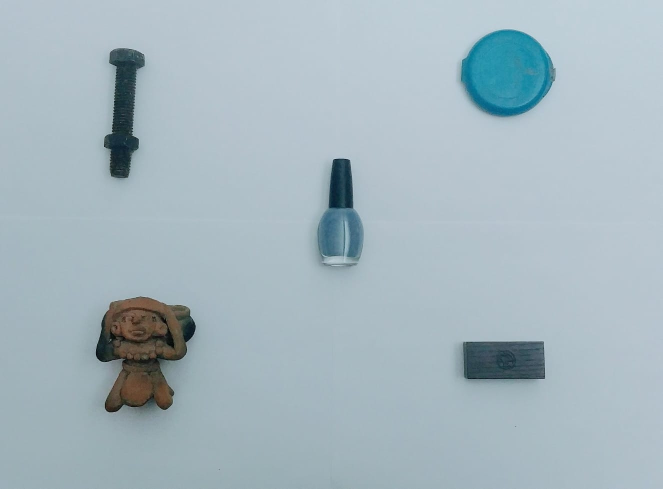
#> input picture Procesamiento de Imagenes/IndividualIdentification/Im3-1.jpeg, 1325 x 977 px (shown at 1/2 size)
$ python MountainIdentification.py
#> lines starting #> are read from the running program, lines starting #| are printed output that depends on the picture; after the words box and inside, x2 and y2 are one past the last pixel; in counts of white or black regions, pixels touching at a corner belong together
from math import dist

import numpy as np
from matplotlib import pyplot as plt
from skimage import io
from skimage.color import rgb2gray
from skimage.transform import resize

original = io.imread('Im3-1.jpeg')  # Obtencion de imagen a analizar
#> original is the input picture: shape (977, 1325, 3); mean R, G, B 165.2, 182.5, 190.7
original = resize(original, (480, 640), anti_aliasing=True)  # Redimesionamiento de la imagen
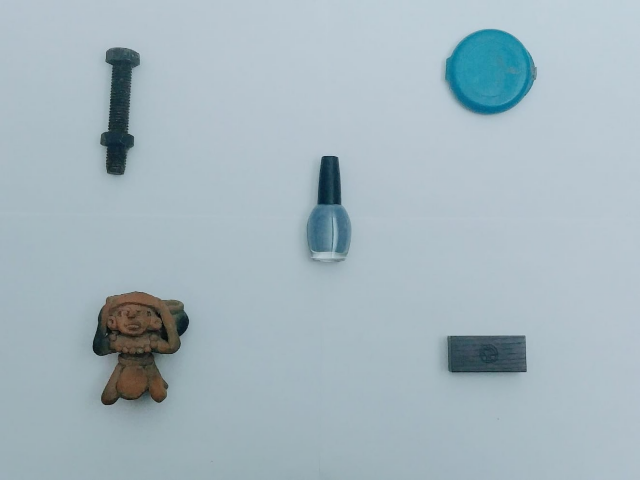
#> original: shape (480, 640, 3) float64; mean R, G, B 0.648, 0.716, 0.748
plt.figure(num=1)
plt.imshow(original)
plt.show()
img = rgb2gray(original)  # Conversion de la imagen a escala de grises
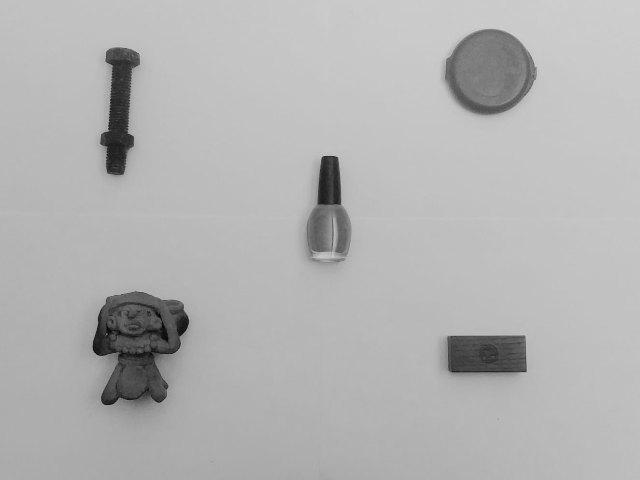
#> img: shape (480, 640) float64; min 0.0236, max 0.81, mean 0.704
original = np.array(original)
plt.figure(num=2)
plt.imshow(img, cmap=plt.cm.gray)
plt.show()
binarize = img < 0.63  # Ajuste de umbral para la imagen binarizada
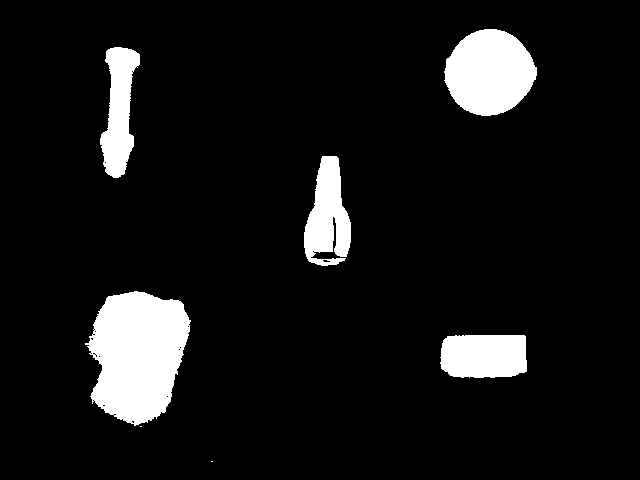
#> binarize: shape (480, 640) bool; 8.5% white; 7 white regions (2 under 20 px), largest, box (x1, y1, x2, y2) and area: (85, 291, 191, 426) 10213, (444, 29, 537, 116) 6039, (440, 335, 527, 378) 3463, (304, 156, 351, 266) 3362, (100, 47, 140, 178) 3170
plt.figure(num=3)
plt.imshow(binarize, cmap=plt.cm.gray)
plt.show()
x = []
for yindex in range(binarize.shape[0]):
    for xindex in range(binarize.shape[1]):
        if binarize[yindex, xindex]:
            x.append([xindex, yindex])
x = np.array(x)
C = np.arange(0, 480, 96)  # Enrejado para la altura de la imagen
F = np.arange(0, 640, 128)  # Enrejado para el largo de la imagen
alpha = .0095  # Definicion de las variable ajustadoras
beta = .0095
M = np.zeros(shape=(C.shape[0], F.shape[0]))  # Matriz principal
for yindex in range(C.shape[0]):
    for xindex in range(F.shape[0]):
        for zindex in range(x.shape[0]):
            d = np.sqrt(((x[zindex, 0] - F[xindex]) ** 2) + (
                    (x[zindex, 1] - C[yindex]) ** 2))  # distancia euclidiana de punto con los vertices de la reja
            M[yindex, xindex] += np.exp(-alpha * d)  # Primeras montañas con respecto a las posiciones del enrejado
plotx, ploty = np.meshgrid(F, C)  # Enrejado ajustado para ploteo
plt.figure(num=4)
ax = plt.axes(projection='3d')
ax.plot_surface(plotx, ploty, M,
                cmap='viridis')  # Ploteo de la priomera montaña
ax.grid(True)
plt.title("Montaña 1")
plt.show()
k = 0  # Cantidad de clusteres
M2 = np.zeros(shape=M.shape)  # Matriz ajustable para montañas
MAc = []
pfc = list()
delta = [0]
c0 = list()
c = []
while delta[k] < 8:
    c.append(np.amax(M))
    for yindex in range(C.shape[0]):
        for xindex in range(F.shape[0]):
            if M[yindex, xindex] == c[k]:
                pfc.append((xindex, yindex))  # Posicion de la maxima montaña de M
                break
    for yindex in range(C.shape[0]):
        for xindex in range(F.shape[0]):
            g = 0
            for zindex in range(k + 1):
                dc = np.sqrt(((F[pfc[zindex][0]] - F[xindex]) ** 2) + (
                        (F[pfc[zindex][1]] - C[yindex]) ** 2))  # Distancia euclidiana
                g += np.exp(-beta * dc)
            val = M[yindex, xindex] - M[pfc[k][1], pfc[k][0]] * g
            if val >= 0:  # validacion para evitar numeros negativos
                M2[yindex, xindex] = val
            else:
                M2[yindex, xindex] = 0
    MAc.append(np.copy(M2))  # Agregado de nueva matriz con montaña unica
    delta.append(c[0] / np.amax(M2))  # Control de flujo de las figuras encontradas
    M = np.copy(M2)
    c0.append((F[pfc[k][0]], C[pfc[k][1]]))  # Ubicacion de los clusteres uniciales para Jang
    k += 1
#> after the loop, delta = [0, 1.28, 1.5, 2.84, 4.22, 7.59, 29.27]; k = 6
c0 = set(c0)
c0 = np.array([list(x) for x in c0])
plt.figure(num=5)
plt.scatter(x.T[0], 479 - x.T[1], s=10)  # PLoteo de los objetos con sus posibles clusteres
plt.scatter(c0.T[0], 479 - c0.T[1], s=40, marker="D")
plt.grid(linewidth=1)
plt.show()
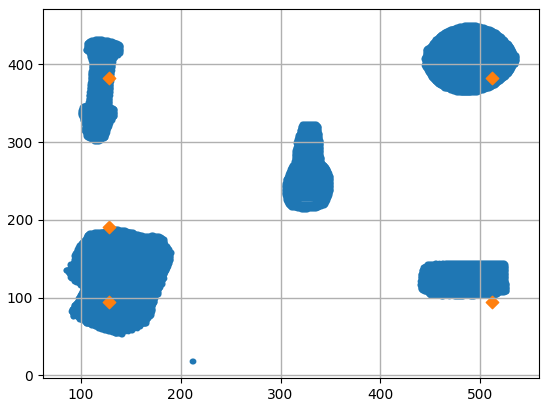
#> figure drawn by matplotlib, 1 panel
for xindex in range(len(c0) - 1):
    plt.figure(num=(6 + xindex))
    ax = plt.axes(projection='3d')
    ax.plot_surface(plotx, ploty, MAc[xindex], cmap='viridis')  # Ploteo de las montañas de los posibles objetos
    ax.grid(True)
    plt.title("Montaña {}".format(xindex + 2))
    plt.show()
#> this loop made 4 passes
#> pass 1, `plt.show()`:
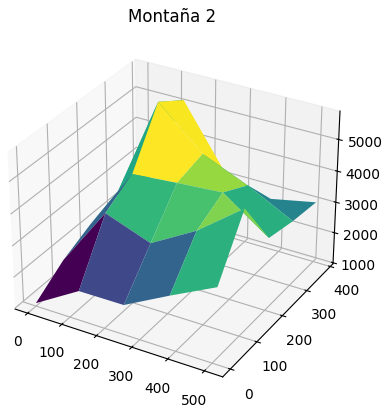
#> figure drawn by matplotlib, 1 panel

U = np.zeros(shape=(c0.shape[0], x.shape[0]))
U0 = np.zeros(shape=(c0.shape[0], x.shape[0]))
# K-Means para clusteres iniciales
while True:
    for i in range(U.shape[0]):
        for j in range(U.shape[1]):
            flag = 0
            for k in range(c0.shape[0]):
                if i != k:
                    if dist(x[j], c0[i]) ** 2 <= dist(x[j], c0[k]) ** 2:
                        flag = 1
                    else:
                        flag = 0
                        break
            U[i, j] = flag
    G = np.zeros(U.shape[0])
    for uindex, uvalues in enumerate(U):
        G[uindex] = np.sum(uvalues)
    for uindex, uvalue in enumerate(U):
        c0[uindex] = np.sum(x.T * uvalue, axis=1) / G[uindex]
    if (np.array_equal(U0, U)):
        break
    else:
        U0 = U
        U = np.zeros(shape=(c0.shape[0], x.shape[0]))

objects = []
clusters = []
plt.figure()
for index in range(c0.shape[0]):
    clusters.append(x.T * U[index])  # Conjunto de datos con clusteres finales
    plt.scatter(clusters[index][0], 479 - clusters[index][1], s=10)
    objects.append("Objeto {}".format(index))
plt.legend(objects)
plt.scatter(c0.T[0], 479 - c0.T[1], s=40, marker="D")  # Clusteres finales por objeto
plt.title("Jang")
plt.show()
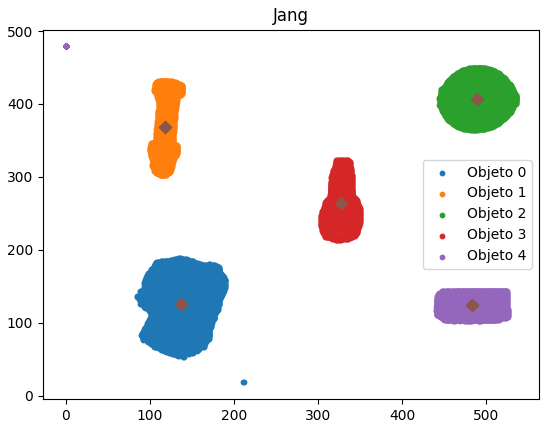
#> figure drawn by matplotlib, 1 panel
while True:
    option = int(input("Que objeto desea visualizar?"))
#> the answer given: 1
    if option > c0.shape[0] or option < 0:
        conti = input("Ingreso un valor incorrecto, desea volver a intenrarlo? S/N")
        if conti == "S":
            break
        else:
            continue
    im = np.zeros(shape=original.shape)
    for cord in clusters[option].T:
        im[int(cord[1]), int(cord[0])] = original[int(cord[1]), int(cord[0])]  # Imagen de objeto seleccionado unico
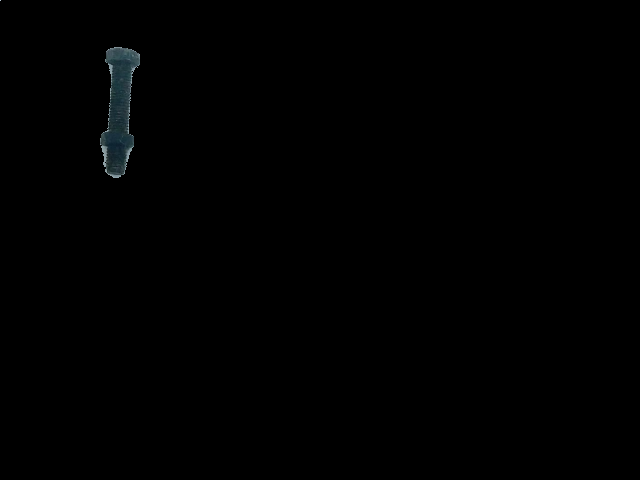
#> im: shape (480, 640, 3) float64; mean R, G, B 0.00199, 0.00283, 0.00309
    plt.figure()
    plt.imshow(im)
    plt.show()
#> (the run stopped early here; a loop or call above may not have finished)

$ run again, with Procesamiento de Imagenes/IndividualIdentification/Im1-2.jpeg copied over Procesamiento de Imagenes/IndividualIdentification/Im3-1.jpeg
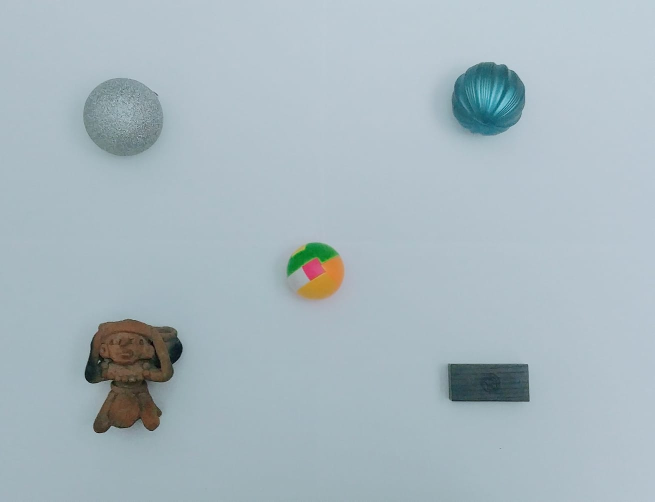
#> input picture Procesamiento de Imagenes/IndividualIdentification/Im1-2.jpeg, 1310 x 1003 px (shown at 1/2 size)
#> original is the input picture: shape (1003, 1310, 3); mean R, G, B 168.6, 184.3, 191.5
#> original: shape (480, 640, 3) float64
#> `binarize = img < 0.63`:
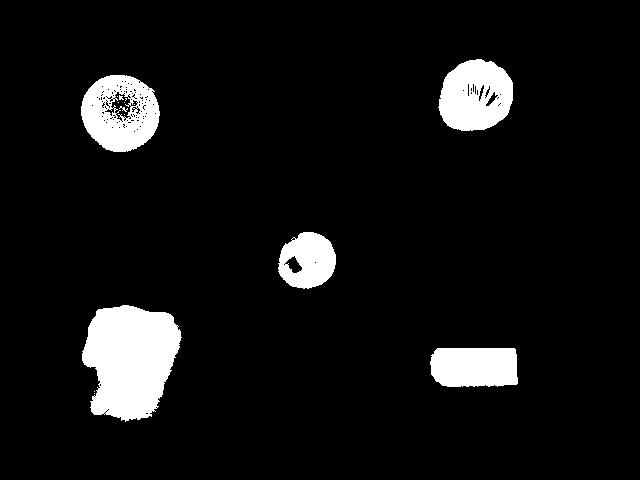
#> binarize: shape (480, 640) bool; 7.3% white; 15 white regions (9 under 20 px), largest, box (x1, y1, x2, y2) and area: (82, 305, 182, 422) 8526, (81, 75, 160, 152) 4164, (438, 59, 513, 131) 4090, (430, 348, 518, 387) 3195, (278, 232, 336, 289) 2392, (119, 106, 128, 112) 20
#> after the loop `for cord in clusters[option].T:`:
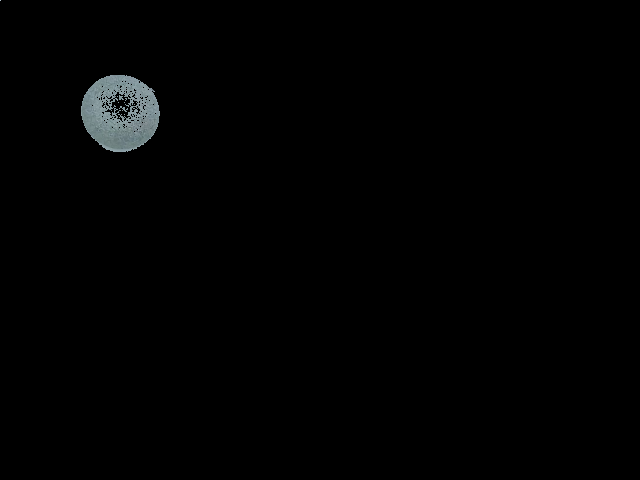
#> im: shape (480, 640, 3) float64; mean R, G, B 0.00675, 0.00776, 0.00794

$ run again, with Procesamiento de Imagenes/IndividualIdentification/Im2-2.jpeg copied over Procesamiento de Imagenes/IndividualIdentification/Im3-1.jpeg
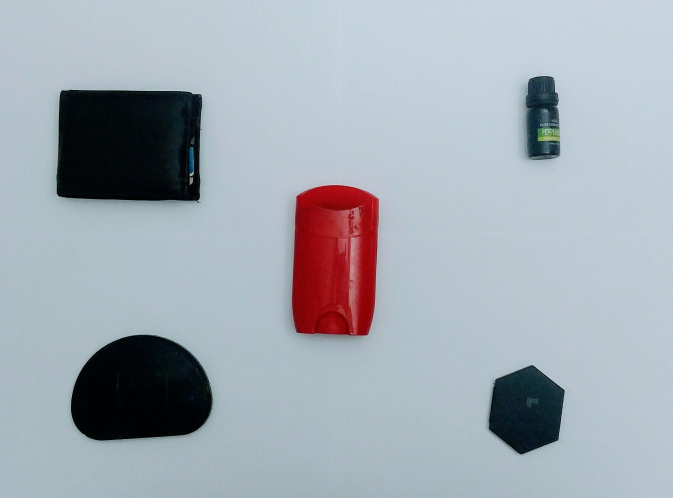
#> input picture Procesamiento de Imagenes/IndividualIdentification/Im2-2.jpeg, 1345 x 995 px (shown at 1/2 size)
#> original is the input picture: shape (995, 1345, 3); mean R, G, B 161.9, 170.9, 178.6
#> original: shape (480, 640, 3) float64
#> `binarize = img < 0.63`:
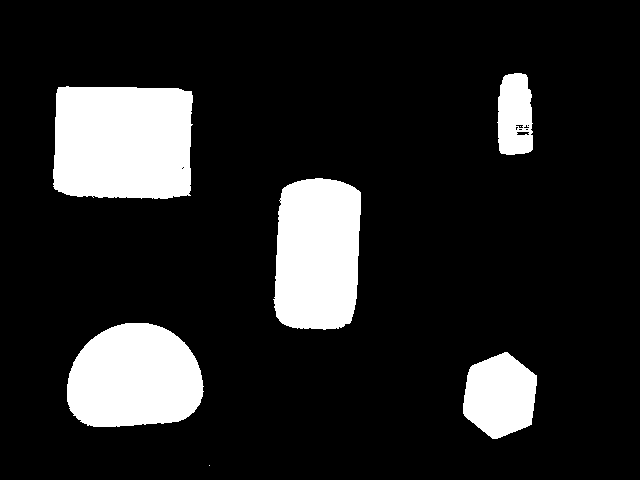
#> binarize: shape (480, 640) bool; 14.8% white; 7 white regions (2 under 20 px), largest, box (x1, y1, x2, y2) and area: (53, 86, 193, 199) 14883, (273, 178, 361, 330) 11743, (67, 323, 204, 427) 11507, (463, 352, 537, 439) 4819, (497, 73, 533, 155) 2502
#> after the loop `for cord in clusters[option].T:`:
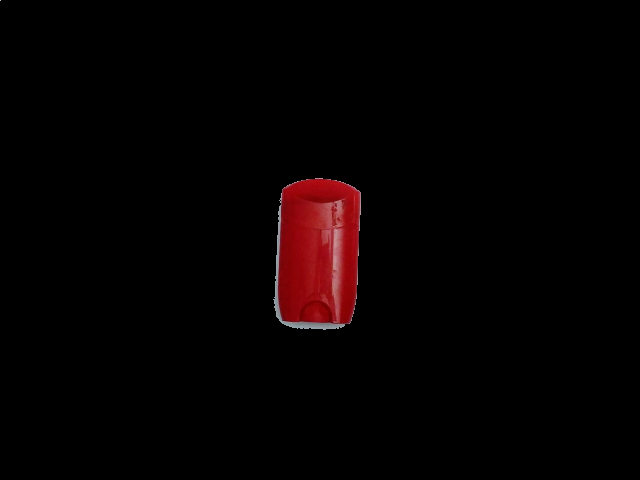
#> im: shape (480, 640, 3) float64; mean R, G, B 0.0228, 0.00469, 0.00552
